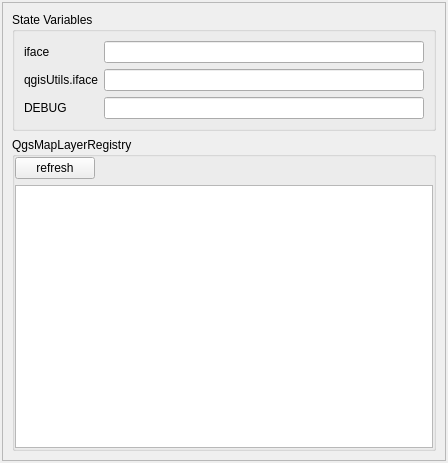
<?xml version="1.0" encoding="UTF-8"?>
<ui version="4.0">
 <class>DockWidget</class>
 <widget class="QDockWidget" name="DockWidget">
  <property name="geometry">
   <rect>
    <x>0</x>
    <y>0</y>
    <width>448</width>
    <height>463</height>
   </rect>
  </property>
  <property name="windowTitle">
   <string>DockWidget</string>
  </property>
  <widget class="QWidget" name="dockWidgetContents">
   <layout class="QHBoxLayout" name="horizontalLayout">
    <property name="spacing">
     <number>2</number>
    </property>
    <property name="leftMargin">
     <number>2</number>
    </property>
    <property name="topMargin">
     <number>2</number>
    </property>
    <property name="rightMargin">
     <number>2</number>
    </property>
    <property name="bottomMargin">
     <number>2</number>
    </property>
    <item>
     <widget class="QFrame" name="frame">
      <property name="frameShape">
       <enum>QFrame::StyledPanel</enum>
      </property>
      <property name="frameShadow">
       <enum>QFrame::Raised</enum>
      </property>
      <layout class="QVBoxLayout" name="verticalLayout">
       <item>
        <widget class="QGroupBox" name="gbStateVariables">
         <property name="minimumSize">
          <size>
           <width>0</width>
           <height>0</height>
          </size>
         </property>
         <property name="title">
          <string>State Variables</string>
         </property>
         <layout class="QGridLayout" name="gridLayout">
          <property name="spacing">
           <number>6</number>
          </property>
          <item row="0" column="1">
           <widget class="QLineEdit" name="tb_iface">
            <property name="readOnly">
             <bool>true</bool>
            </property>
           </widget>
          </item>
          <item row="1" column="1">
           <widget class="QLineEdit" name="tb_qgsUtils_iface">
            <property name="readOnly">
             <bool>true</bool>
            </property>
           </widget>
          </item>
          <item row="3" column="0">
           <widget class="QLabel" name="label_2">
            <property name="text">
             <string>DEBUG</string>
            </property>
           </widget>
          </item>
          <item row="3" column="1">
           <widget class="QLineEdit" name="tb_DEBUG">
            <property name="readOnly">
             <bool>true</bool>
            </property>
           </widget>
          </item>
          <item row="0" column="0">
           <widget class="QLabel" name="label">
            <property name="text">
             <string>iface</string>
            </property>
           </widget>
          </item>
          <item row="1" column="0">
           <widget class="QLabel" name="label_3">
            <property name="text">
             <string>qgisUtils.iface</string>
            </property>
           </widget>
          </item>
         </layout>
        </widget>
       </item>
       <item>
        <widget class="QGroupBox" name="gbQgsMapLAyerRegistry">
         <property name="title">
          <string>QgsMapLayerRegistry</string>
         </property>
         <layout class="QVBoxLayout" name="verticalLayout_2">
          <property name="spacing">
           <number>6</number>
          </property>
          <property name="leftMargin">
           <number>0</number>
          </property>
          <property name="topMargin">
           <number>0</number>
          </property>
          <property name="rightMargin">
           <number>0</number>
          </property>
          <property name="bottomMargin">
           <number>0</number>
          </property>
          <item>
           <widget class="QFrame" name="gbButtonList">
            <property name="frameShape">
             <enum>QFrame::NoFrame</enum>
            </property>
            <property name="frameShadow">
             <enum>QFrame::Raised</enum>
            </property>
            <layout class="QHBoxLayout" name="horizontalLayout_2">
             <property name="spacing">
              <number>6</number>
             </property>
             <property name="leftMargin">
              <number>0</number>
             </property>
             <property name="topMargin">
              <number>0</number>
             </property>
             <property name="rightMargin">
              <number>0</number>
             </property>
             <property name="bottomMargin">
              <number>0</number>
             </property>
             <item>
              <widget class="QPushButton" name="pushButton">
               <property name="text">
                <string>refresh</string>
               </property>
              </widget>
             </item>
             <item>
              <spacer name="horizontalSpacer">
               <property name="orientation">
                <enum>Qt::Horizontal</enum>
               </property>
               <property name="sizeHint" stdset="0">
                <size>
                 <width>40</width>
                 <height>20</height>
                </size>
               </property>
              </spacer>
             </item>
            </layout>
           </widget>
          </item>
          <item>
           <widget class="QTableView" name="tableViewMapLayerRegistry"/>
          </item>
         </layout>
        </widget>
       </item>
      </layout>
     </widget>
    </item>
   </layout>
  </widget>
 </widget>
 <resources/>
 <connections/>
</ui>
